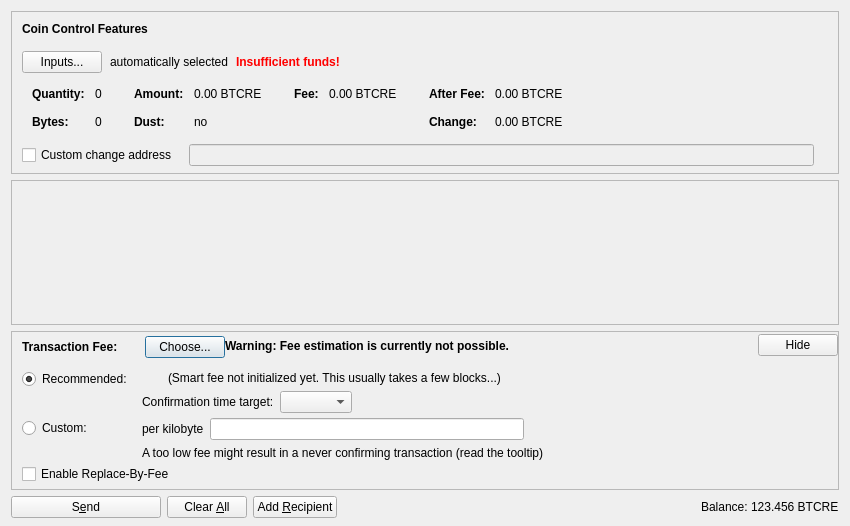
<?xml version="1.0" encoding="UTF-8"?>
<ui version="4.0">
 <class>SendCoinsDialog</class>
 <widget class="QDialog" name="SendCoinsDialog">
  <property name="geometry">
   <rect>
    <x>0</x>
    <y>0</y>
    <width>850</width>
    <height>526</height>
   </rect>
  </property>
  <property name="windowTitle">
   <string>Send Coins</string>
  </property>
  <layout class="QVBoxLayout" name="verticalLayout" stretch="0,1,0,0">
   <property name="bottomMargin">
    <number>8</number>
   </property>
   <item>
    <widget class="QFrame" name="frameCoinControl">
     <property name="sizePolicy">
      <sizepolicy hsizetype="Expanding" vsizetype="Expanding">
       <horstretch>0</horstretch>
       <verstretch>0</verstretch>
      </sizepolicy>
     </property>
     <property name="maximumSize">
      <size>
       <width>16777215</width>
       <height>16777215</height>
      </size>
     </property>
     <property name="frameShape">
      <enum>QFrame::StyledPanel</enum>
     </property>
     <property name="frameShadow">
      <enum>QFrame::Sunken</enum>
     </property>
     <layout class="QVBoxLayout" name="verticalLayoutCoinControl2">
      <property name="spacing">
       <number>0</number>
      </property>
      <property name="leftMargin">
       <number>0</number>
      </property>
      <property name="topMargin">
       <number>0</number>
      </property>
      <property name="rightMargin">
       <number>0</number>
      </property>
      <property name="bottomMargin">
       <number>6</number>
      </property>
      <item>
       <layout class="QVBoxLayout" name="verticalLayoutCoinControl" stretch="0,0,0,0,1">
        <property name="spacing">
         <number>0</number>
        </property>
        <property name="leftMargin">
         <number>10</number>
        </property>
        <property name="topMargin">
         <number>10</number>
        </property>
        <item>
         <layout class="QHBoxLayout" name="horizontalLayoutCoinControl1">
          <property name="bottomMargin">
           <number>15</number>
          </property>
          <item>
           <widget class="QLabel" name="labelCoinControlFeatures">
            <property name="sizePolicy">
             <sizepolicy hsizetype="Preferred" vsizetype="Maximum">
              <horstretch>0</horstretch>
              <verstretch>0</verstretch>
             </sizepolicy>
            </property>
            <property name="font">
             <font>
              <weight>75</weight>
              <bold>true</bold>
             </font>
            </property>
            <property name="styleSheet">
             <string notr="true">font-weight:bold;</string>
            </property>
            <property name="text">
             <string>Coin Control Features</string>
            </property>
           </widget>
          </item>
         </layout>
        </item>
        <item>
         <layout class="QHBoxLayout" name="horizontalLayoutCoinControl2" stretch="0,0,0,0">
          <property name="spacing">
           <number>8</number>
          </property>
          <property name="bottomMargin">
           <number>10</number>
          </property>
          <item>
           <widget class="QPushButton" name="pushButtonCoinControl">
            <property name="styleSheet">
             <string notr="true"/>
            </property>
            <property name="text">
             <string>Inputs...</string>
            </property>
            <property name="autoDefault">
             <bool>false</bool>
            </property>
           </widget>
          </item>
          <item>
           <widget class="QLabel" name="labelCoinControlAutomaticallySelected">
            <property name="text">
             <string>automatically selected</string>
            </property>
            <property name="margin">
             <number>5</number>
            </property>
           </widget>
          </item>
          <item>
           <widget class="QLabel" name="labelCoinControlInsuffFunds">
            <property name="font">
             <font>
              <weight>75</weight>
              <bold>true</bold>
             </font>
            </property>
            <property name="styleSheet">
             <string notr="true">color:red;font-weight:bold;</string>
            </property>
            <property name="text">
             <string>Insufficient funds!</string>
            </property>
            <property name="margin">
             <number>5</number>
            </property>
           </widget>
          </item>
          <item>
           <spacer name="horizontalSpacerCoinControl">
            <property name="orientation">
             <enum>Qt::Horizontal</enum>
            </property>
            <property name="sizeHint" stdset="0">
             <size>
              <width>40</width>
              <height>1</height>
             </size>
            </property>
           </spacer>
          </item>
         </layout>
        </item>
        <item>
         <widget class="QWidget" name="widgetCoinControl" native="true">
          <property name="sizePolicy">
           <sizepolicy hsizetype="Preferred" vsizetype="Preferred">
            <horstretch>0</horstretch>
            <verstretch>0</verstretch>
           </sizepolicy>
          </property>
          <property name="minimumSize">
           <size>
            <width>0</width>
            <height>0</height>
           </size>
          </property>
          <property name="styleSheet">
           <string notr="true"/>
          </property>
          <layout class="QHBoxLayout" name="horizontalLayoutCoinControl5">
           <property name="leftMargin">
            <number>0</number>
           </property>
           <property name="topMargin">
            <number>0</number>
           </property>
           <property name="rightMargin">
            <number>0</number>
           </property>
           <property name="bottomMargin">
            <number>0</number>
           </property>
           <item>
            <layout class="QHBoxLayout" name="horizontalLayoutCoinControl3" stretch="0,0,0,1">
             <property name="spacing">
              <number>20</number>
             </property>
             <property name="topMargin">
              <number>0</number>
             </property>
             <property name="bottomMargin">
              <number>10</number>
             </property>
             <item>
              <layout class="QFormLayout" name="formLayoutCoinControl1">
               <property name="horizontalSpacing">
                <number>10</number>
               </property>
               <property name="verticalSpacing">
                <number>14</number>
               </property>
               <property name="leftMargin">
                <number>10</number>
               </property>
               <property name="topMargin">
                <number>4</number>
               </property>
               <property name="rightMargin">
                <number>6</number>
               </property>
               <item row="0" column="0">
                <widget class="QLabel" name="labelCoinControlQuantityText">
                 <property name="font">
                  <font>
                   <weight>75</weight>
                   <bold>true</bold>
                  </font>
                 </property>
                 <property name="text">
                  <string>Quantity:</string>
                 </property>
                 <property name="margin">
                  <number>0</number>
                 </property>
                </widget>
               </item>
               <item row="0" column="1">
                <widget class="QLabel" name="labelCoinControlQuantity">
                 <property name="cursor">
                  <cursorShape>IBeamCursor</cursorShape>
                 </property>
                 <property name="contextMenuPolicy">
                  <enum>Qt::ActionsContextMenu</enum>
                 </property>
                 <property name="text">
                  <string notr="true">0</string>
                 </property>
                 <property name="margin">
                  <number>0</number>
                 </property>
                 <property name="textInteractionFlags">
                  <set>Qt::LinksAccessibleByMouse|Qt::TextSelectableByKeyboard|Qt::TextSelectableByMouse</set>
                 </property>
                </widget>
               </item>
               <item row="1" column="0">
                <widget class="QLabel" name="labelCoinControlBytesText">
                 <property name="font">
                  <font>
                   <weight>75</weight>
                   <bold>true</bold>
                  </font>
                 </property>
                 <property name="text">
                  <string>Bytes:</string>
                 </property>
                </widget>
               </item>
               <item row="1" column="1">
                <widget class="QLabel" name="labelCoinControlBytes">
                 <property name="cursor">
                  <cursorShape>IBeamCursor</cursorShape>
                 </property>
                 <property name="contextMenuPolicy">
                  <enum>Qt::ActionsContextMenu</enum>
                 </property>
                 <property name="text">
                  <string notr="true">0</string>
                 </property>
                 <property name="textInteractionFlags">
                  <set>Qt::LinksAccessibleByMouse|Qt::TextSelectableByKeyboard|Qt::TextSelectableByMouse</set>
                 </property>
                </widget>
               </item>
              </layout>
             </item>
             <item>
              <layout class="QFormLayout" name="formLayoutCoinControl2">
               <property name="horizontalSpacing">
                <number>10</number>
               </property>
               <property name="verticalSpacing">
                <number>14</number>
               </property>
               <property name="leftMargin">
                <number>6</number>
               </property>
               <property name="topMargin">
                <number>4</number>
               </property>
               <property name="rightMargin">
                <number>6</number>
               </property>
               <item row="0" column="0">
                <widget class="QLabel" name="labelCoinControlAmountText">
                 <property name="font">
                  <font>
                   <weight>75</weight>
                   <bold>true</bold>
                  </font>
                 </property>
                 <property name="text">
                  <string>Amount:</string>
                 </property>
                 <property name="margin">
                  <number>0</number>
                 </property>
                </widget>
               </item>
               <item row="0" column="1">
                <widget class="QLabel" name="labelCoinControlAmount">
                 <property name="cursor">
                  <cursorShape>IBeamCursor</cursorShape>
                 </property>
                 <property name="contextMenuPolicy">
                  <enum>Qt::ActionsContextMenu</enum>
                 </property>
                 <property name="text">
                  <string notr="true">0.00 BTCRE</string>
                 </property>
                 <property name="textInteractionFlags">
                  <set>Qt::LinksAccessibleByMouse|Qt::TextSelectableByKeyboard|Qt::TextSelectableByMouse</set>
                 </property>
                </widget>
               </item>
               <item row="1" column="0">
                <widget class="QLabel" name="labelCoinControlLowOutputText">
                 <property name="font">
                  <font>
                   <weight>75</weight>
                   <bold>true</bold>
                  </font>
                 </property>
                 <property name="text">
                  <string>Dust:</string>
                 </property>
                </widget>
               </item>
               <item row="1" column="1">
                <widget class="QLabel" name="labelCoinControlLowOutput">
                 <property name="cursor">
                  <cursorShape>IBeamCursor</cursorShape>
                 </property>
                 <property name="contextMenuPolicy">
                  <enum>Qt::ActionsContextMenu</enum>
                 </property>
                 <property name="text">
                  <string notr="true">no</string>
                 </property>
                 <property name="textInteractionFlags">
                  <set>Qt::LinksAccessibleByMouse|Qt::TextSelectableByKeyboard|Qt::TextSelectableByMouse</set>
                 </property>
                </widget>
               </item>
              </layout>
             </item>
             <item>
              <layout class="QFormLayout" name="formLayoutCoinControl3">
               <property name="horizontalSpacing">
                <number>10</number>
               </property>
               <property name="verticalSpacing">
                <number>14</number>
               </property>
               <property name="leftMargin">
                <number>6</number>
               </property>
               <property name="topMargin">
                <number>4</number>
               </property>
               <property name="rightMargin">
                <number>6</number>
               </property>
               <item row="0" column="0">
                <widget class="QLabel" name="labelCoinControlFeeText">
                 <property name="font">
                  <font>
                   <weight>75</weight>
                   <bold>true</bold>
                  </font>
                 </property>
                 <property name="text">
                  <string>Fee:</string>
                 </property>
                 <property name="margin">
                  <number>0</number>
                 </property>
                </widget>
               </item>
               <item row="0" column="1">
                <widget class="QLabel" name="labelCoinControlFee">
                 <property name="cursor">
                  <cursorShape>IBeamCursor</cursorShape>
                 </property>
                 <property name="contextMenuPolicy">
                  <enum>Qt::ActionsContextMenu</enum>
                 </property>
                 <property name="text">
                  <string notr="true">0.00 BTCRE</string>
                 </property>
                 <property name="textInteractionFlags">
                  <set>Qt::LinksAccessibleByMouse|Qt::TextSelectableByKeyboard|Qt::TextSelectableByMouse</set>
                 </property>
                </widget>
               </item>
              </layout>
             </item>
             <item>
              <layout class="QFormLayout" name="formLayoutCoinControl4">
               <property name="horizontalSpacing">
                <number>10</number>
               </property>
               <property name="verticalSpacing">
                <number>14</number>
               </property>
               <property name="leftMargin">
                <number>6</number>
               </property>
               <property name="topMargin">
                <number>4</number>
               </property>
               <property name="rightMargin">
                <number>6</number>
               </property>
               <item row="0" column="0">
                <widget class="QLabel" name="labelCoinControlAfterFeeText">
                 <property name="font">
                  <font>
                   <weight>75</weight>
                   <bold>true</bold>
                  </font>
                 </property>
                 <property name="text">
                  <string>After Fee:</string>
                 </property>
                 <property name="margin">
                  <number>0</number>
                 </property>
                </widget>
               </item>
               <item row="0" column="1">
                <widget class="QLabel" name="labelCoinControlAfterFee">
                 <property name="cursor">
                  <cursorShape>IBeamCursor</cursorShape>
                 </property>
                 <property name="contextMenuPolicy">
                  <enum>Qt::ActionsContextMenu</enum>
                 </property>
                 <property name="text">
                  <string notr="true">0.00 BTCRE</string>
                 </property>
                 <property name="textInteractionFlags">
                  <set>Qt::LinksAccessibleByMouse|Qt::TextSelectableByKeyboard|Qt::TextSelectableByMouse</set>
                 </property>
                </widget>
               </item>
               <item row="1" column="0">
                <widget class="QLabel" name="labelCoinControlChangeText">
                 <property name="font">
                  <font>
                   <weight>75</weight>
                   <bold>true</bold>
                  </font>
                 </property>
                 <property name="text">
                  <string>Change:</string>
                 </property>
                </widget>
               </item>
               <item row="1" column="1">
                <widget class="QLabel" name="labelCoinControlChange">
                 <property name="cursor">
                  <cursorShape>IBeamCursor</cursorShape>
                 </property>
                 <property name="contextMenuPolicy">
                  <enum>Qt::ActionsContextMenu</enum>
                 </property>
                 <property name="text">
                  <string notr="true">0.00 BTCRE</string>
                 </property>
                 <property name="textInteractionFlags">
                  <set>Qt::LinksAccessibleByMouse|Qt::TextSelectableByKeyboard|Qt::TextSelectableByMouse</set>
                 </property>
                </widget>
               </item>
              </layout>
             </item>
            </layout>
           </item>
          </layout>
         </widget>
        </item>
        <item>
         <layout class="QHBoxLayout" name="horizontalLayoutCoinControl4" stretch="0,0,0">
          <property name="spacing">
           <number>12</number>
          </property>
          <property name="sizeConstraint">
           <enum>QLayout::SetDefaultConstraint</enum>
          </property>
          <property name="topMargin">
           <number>5</number>
          </property>
          <property name="rightMargin">
           <number>5</number>
          </property>
          <item>
           <widget class="QCheckBox" name="checkBoxCoinControlChange">
            <property name="toolTip">
             <string>If this is activated, but the change address is empty or invalid, change will be sent to a newly generated address.</string>
            </property>
            <property name="text">
             <string>Custom change address</string>
            </property>
           </widget>
          </item>
          <item>
           <widget class="QValidatedLineEdit" name="lineEditCoinControlChange">
            <property name="enabled">
             <bool>false</bool>
            </property>
            <property name="sizePolicy">
             <sizepolicy hsizetype="Expanding" vsizetype="Fixed">
              <horstretch>0</horstretch>
              <verstretch>0</verstretch>
             </sizepolicy>
            </property>
           </widget>
          </item>
          <item>
           <widget class="QLabel" name="labelCoinControlChangeLabel">
            <property name="sizePolicy">
             <sizepolicy hsizetype="Preferred" vsizetype="Expanding">
              <horstretch>0</horstretch>
              <verstretch>0</verstretch>
             </sizepolicy>
            </property>
            <property name="minimumSize">
             <size>
              <width>0</width>
              <height>0</height>
             </size>
            </property>
            <property name="text">
             <string/>
            </property>
            <property name="margin">
             <number>3</number>
            </property>
           </widget>
          </item>
         </layout>
        </item>
        <item>
         <spacer name="verticalSpacerCoinControl">
          <property name="orientation">
           <enum>Qt::Vertical</enum>
          </property>
          <property name="sizeHint" stdset="0">
           <size>
            <width>800</width>
            <height>1</height>
           </size>
          </property>
         </spacer>
        </item>
       </layout>
      </item>
     </layout>
    </widget>
   </item>
   <item>
    <widget class="QScrollArea" name="scrollArea">
     <property name="widgetResizable">
      <bool>true</bool>
     </property>
     <widget class="QWidget" name="scrollAreaWidgetContents">
      <property name="geometry">
       <rect>
        <x>0</x>
        <y>0</y>
        <width>830</width>
        <height>104</height>
       </rect>
      </property>
      <layout class="QVBoxLayout" name="verticalLayout_2" stretch="0,1">
       <property name="leftMargin">
        <number>0</number>
       </property>
       <property name="topMargin">
        <number>0</number>
       </property>
       <property name="rightMargin">
        <number>0</number>
       </property>
       <property name="bottomMargin">
        <number>0</number>
       </property>
       <item>
        <layout class="QVBoxLayout" name="entries">
         <property name="spacing">
          <number>6</number>
         </property>
        </layout>
       </item>
       <item>
        <spacer name="verticalSpacer">
         <property name="orientation">
          <enum>Qt::Vertical</enum>
         </property>
         <property name="sizeHint" stdset="0">
          <size>
           <width>20</width>
           <height>40</height>
          </size>
         </property>
        </spacer>
       </item>
      </layout>
     </widget>
    </widget>
   </item>
   <item>
    <widget class="QFrame" name="frameFee">
     <property name="sizePolicy">
      <sizepolicy hsizetype="Expanding" vsizetype="Expanding">
       <horstretch>0</horstretch>
       <verstretch>0</verstretch>
      </sizepolicy>
     </property>
     <property name="maximumSize">
      <size>
       <width>16777215</width>
       <height>16777215</height>
      </size>
     </property>
     <property name="frameShape">
      <enum>QFrame::StyledPanel</enum>
     </property>
     <property name="frameShadow">
      <enum>QFrame::Sunken</enum>
     </property>
     <layout class="QVBoxLayout" name="verticalLayoutFee1">
      <property name="spacing">
       <number>0</number>
      </property>
      <property name="leftMargin">
       <number>0</number>
      </property>
      <property name="topMargin">
       <number>0</number>
      </property>
      <property name="rightMargin">
       <number>0</number>
      </property>
      <property name="bottomMargin">
       <number>0</number>
      </property>
      <item>
       <layout class="QVBoxLayout" name="verticalLayoutFee2" stretch="0,0,0">
        <property name="spacing">
         <number>0</number>
        </property>
        <property name="leftMargin">
         <number>10</number>
        </property>
        <property name="topMargin">
         <number>0</number>
        </property>
        <item>
         <layout class="QHBoxLayout" name="horizontalLayoutFee1">
          <property name="bottomMargin">
           <number>0</number>
          </property>
          <item>
           <layout class="QVBoxLayout" name="verticalLayoutFee7">
            <property name="spacing">
             <number>0</number>
            </property>
            <item>
             <spacer name="verticalSpacerSmartFee">
              <property name="orientation">
               <enum>Qt::Vertical</enum>
              </property>
              <property name="sizeType">
               <enum>QSizePolicy::Fixed</enum>
              </property>
              <property name="sizeHint" stdset="0">
               <size>
                <width>1</width>
                <height>4</height>
               </size>
              </property>
             </spacer>
            </item>
            <item>
             <layout class="QHBoxLayout" name="horizontalLayoutSmartFee">
              <property name="spacing">
               <number>10</number>
              </property>
              <item>
               <widget class="QLabel" name="labelFeeHeadline">
                <property name="sizePolicy">
                 <sizepolicy hsizetype="Preferred" vsizetype="Maximum">
                  <horstretch>0</horstretch>
                  <verstretch>0</verstretch>
                 </sizepolicy>
                </property>
                <property name="font">
                 <font>
                  <weight>75</weight>
                  <bold>true</bold>
                 </font>
                </property>
                <property name="styleSheet">
                 <string notr="true">font-weight:bold;</string>
                </property>
                <property name="text">
                 <string>Transaction Fee:</string>
                </property>
               </widget>
              </item>
              <item>
               <widget class="QLabel" name="labelFeeMinimized">
                <property name="text">
                 <string/>
                </property>
               </widget>
              </item>
              <item>
               <widget class="QPushButton" name="buttonChooseFee">
                <property name="text">
                 <string>Choose...</string>
                </property>
               </widget>
              </item>
             </layout>
            </item>
            <item>
             <spacer name="verticalSpacer_5">
              <property name="orientation">
               <enum>Qt::Vertical</enum>
              </property>
              <property name="sizeHint" stdset="0">
               <size>
                <width>1</width>
                <height>1</height>
               </size>
              </property>
             </spacer>
            </item>
           </layout>
          </item>
          <item>
           <widget class="QLabel" name="fallbackFeeWarningLabel">
            <property name="toolTip">
             <string>Using the fallbackfee can result in sending a transaction that will take several hours or days (or never) to confirm. Consider choosing your fee manually or wait until you have validated the complete chain.</string>
            </property>
            <property name="font">
            <font>
                <weight>75</weight>
                <bold>true</bold>
            </font>
            </property>
            <property name="text">
             <string>Warning: Fee estimation is currently not possible.</string>
            </property>
            <property name="wordWrap">
             <bool>false</bool>
            </property>
           </widget>
          </item>
          <item>
           <spacer name="horizontalSpacer_4">
            <property name="orientation">
             <enum>Qt::Horizontal</enum>
            </property>
            <property name="sizeType">
             <enum>QSizePolicy::MinimumExpanding</enum>
            </property>
            <property name="sizeHint" stdset="0">
             <size>
              <width>40</width>
              <height>20</height>
             </size>
            </property>
           </spacer>
          </item>
          <item>
           <widget class="QPushButton" name="buttonMinimizeFee">
            <property name="toolTip">
             <string>Hide transaction fee settings</string>
            </property>
            <property name="text">
             <string>Hide</string>
            </property>
           </widget>
          </item>
         </layout>
        </item>
        <item>
         <widget class="QFrame" name="frameFeeSelection">
          <layout class="QVBoxLayout" name="verticalLayoutFee12">
           <property name="spacing">
            <number>0</number>
           </property>
           <property name="leftMargin">
            <number>0</number>
           </property>
           <property name="topMargin">
            <number>0</number>
           </property>
           <property name="rightMargin">
            <number>0</number>
           </property>
           <property name="bottomMargin">
            <number>0</number>
           </property>
           <item>
            <layout class="QGridLayout" name="gridLayoutFee">
             <property name="topMargin">
              <number>10</number>
             </property>
             <property name="bottomMargin">
              <number>4</number>
             </property>
             <property name="horizontalSpacing">
              <number>10</number>
             </property>
             <property name="verticalSpacing">
              <number>4</number>
             </property>
             <item row="1" column="1">
              <layout class="QVBoxLayout" name="verticalLayoutFee8">
               <property name="spacing">
                <number>6</number>
               </property>
               <item>
                <layout class="QHBoxLayout" name="horizontalLayoutFee13">
                 <item>
                  <widget class="QLabel" name="labelCustomPerKilobyte">
                   <property name="toolTip">
                    <string>Specify a custom fee per kB (1,000 bytes) of the transaction's virtual size.

Note:  Since the fee is calculated on a per-byte basis, a fee of "100 satoshis per kB" for a transaction size of 500 bytes (half of 1 kB) would ultimately yield a fee of only 50 satoshis.</string>
                   </property>
                   <property name="text">
                    <string>per kilobyte</string>
                   </property>
                  </widget>
                 </item>
                 <item>
                  <widget class="BitcoinReloadAmountField" name="customFee"/>
                 </item>
                 <item>
                  <spacer name="horizontalSpacer_6">
                   <property name="orientation">
                    <enum>Qt::Horizontal</enum>
                   </property>
                   <property name="sizeHint" stdset="0">
                    <size>
                     <width>1</width>
                     <height>1</height>
                    </size>
                   </property>
                  </spacer>
                 </item>
                </layout>
               </item>
               <item>
                <layout class="QHBoxLayout" name="horizontalLayoutFee8">
                 <item>
                  <widget class="QLabel" name="labelCustomFeeWarning">
                   <property name="enabled">
                    <bool>true</bool>
                   </property>
                   <property name="toolTip">
                    <string>When there is less transaction volume than space in the blocks, miners as well as relaying nodes may enforce a minimum fee. Paying only this minimum fee is just fine, but be aware that this can result in a never confirming transaction once there is more demand for bitcoinreload transactions than the network can process.</string>
                   </property>
                   <property name="text">
                    <string>A too low fee might result in a never confirming transaction (read the tooltip)</string>
                   </property>
                  </widget>
                 </item>
                 <item>
                  <spacer name="horizontalSpacer_2">
                   <property name="orientation">
                    <enum>Qt::Horizontal</enum>
                   </property>
                   <property name="sizeHint" stdset="0">
                    <size>
                     <width>1</width>
                     <height>1</height>
                    </size>
                   </property>
                  </spacer>
                 </item>
                </layout>
               </item>
              </layout>
             </item>
             <item row="0" column="0">
              <layout class="QVBoxLayout" name="verticalLayoutFee4" stretch="0,1">
               <item>
                <widget class="QRadioButton" name="radioSmartFee">
                 <property name="text">
                  <string>Recommended:</string>
                 </property>
                 <property name="checked">
                  <bool>true</bool>
                 </property>
                 <attribute name="buttonGroup">
                  <string notr="true">groupFee</string>
                 </attribute>
                </widget>
               </item>
               <item>
                <spacer name="verticalSpacer_2">
                 <property name="orientation">
                  <enum>Qt::Vertical</enum>
                 </property>
                 <property name="sizeHint" stdset="0">
                  <size>
                   <width>1</width>
                   <height>1</height>
                  </size>
                 </property>
                </spacer>
               </item>
              </layout>
             </item>
             <item row="1" column="0">
              <layout class="QVBoxLayout" name="verticalLayoutFee9" stretch="0,1">
               <item>
                <widget class="QRadioButton" name="radioCustomFee">
                 <property name="text">
                  <string>Custom:</string>
                 </property>
                 <attribute name="buttonGroup">
                  <string notr="true">groupFee</string>
                 </attribute>
                </widget>
               </item>
               <item>
                <spacer name="verticalSpacer_6">
                 <property name="orientation">
                  <enum>Qt::Vertical</enum>
                 </property>
                 <property name="sizeHint" stdset="0">
                  <size>
                   <width>1</width>
                   <height>1</height>
                  </size>
                 </property>
                </spacer>
               </item>
              </layout>
             </item>
             <item row="0" column="1">
              <layout class="QVBoxLayout" name="verticalLayoutFee3" stretch="0,0,1">
               <property name="spacing">
                <number>6</number>
               </property>
               <property name="topMargin">
                <number>2</number>
               </property>
               <item>
                <layout class="QHBoxLayout" name="horizontalLayoutFee12">
                 <item>
                  <widget class="QLabel" name="labelSmartFee">
                   <property name="text">
                    <string/>
                   </property>
                  </widget>
                 </item>
                 <item>
                  <widget class="QLabel" name="labelFeeEstimation">
                   <property name="text">
                    <string/>
                   </property>
                  </widget>
                 </item>
                 <item>
                  <widget class="QLabel" name="labelSmartFee2">
                   <property name="text">
                    <string>(Smart fee not initialized yet. This usually takes a few blocks...)</string>
                   </property>
                  </widget>
                 </item>
                 <item>
                  <spacer name="horizontalSpacer_5">
                   <property name="orientation">
                    <enum>Qt::Horizontal</enum>
                   </property>
                   <property name="sizeHint" stdset="0">
                    <size>
                     <width>1</width>
                     <height>1</height>
                    </size>
                   </property>
                  </spacer>
                 </item>
                </layout>
               </item>
               <item>
                <layout class="QHBoxLayout" name="horizontalLayoutFee9">
                 <item>
                  <layout class="QVBoxLayout" name="verticalLayoutFee6">
                   <item>
                    <widget class="QLabel" name="labelSmartFee3">
                     <property name="text">
                      <string>Confirmation time target:</string>
                     </property>
                    </widget>
                   </item>
                  </layout>
                 </item>
                 <item>
                  <layout class="QVBoxLayout" name="verticalLayoutFee5">
                   <property name="rightMargin">
                    <number>30</number>
                   </property>
                   <item>
                    <layout class="QHBoxLayout" name="horizontalLayoutConfTarget">
                     <property name="bottomMargin">
                      <number>0</number>
                     </property>
                     <item>
                      <widget class="QComboBox" name="confTargetSelector"/>
                     </item>
                     <item>
                      <spacer name="horizontalSpacerConfTarget">
                       <property name="orientation">
                        <enum>Qt::Horizontal</enum>
                       </property>
                       <property name="sizeHint" stdset="0">
                        <size>
                         <width>40</width>
                         <height>20</height>
                        </size>
                       </property>
                      </spacer>
                     </item>
                    </layout>
                   </item>
                  </layout>
                 </item>
                </layout>
               </item>
               <item>
                <spacer name="verticalSpacer_4">
                 <property name="orientation">
                  <enum>Qt::Vertical</enum>
                 </property>
                 <property name="sizeHint" stdset="0">
                  <size>
                   <width>1</width>
                   <height>1</height>
                  </size>
                 </property>
                </spacer>
               </item>
              </layout>
             </item>
            </layout>
           </item>
           <item>
            <widget class="QCheckBox" name="optInRBF">
             <property name="text">
              <string>Enable Replace-By-Fee</string>
             </property>
             <property name="toolTip">
              <string>With Replace-By-Fee (BIP-125) you can increase a transaction's fee after it is sent. Without this, a higher fee may be recommended to compensate for increased transaction delay risk.</string>
             </property>
            </widget>
           </item>
          </layout>
         </widget>
        </item>
        <item>
         <spacer name="verticalSpacerFee">
          <property name="orientation">
           <enum>Qt::Vertical</enum>
          </property>
          <property name="sizeHint" stdset="0">
           <size>
            <width>40</width>
            <height>5</height>
           </size>
          </property>
         </spacer>
        </item>
       </layout>
      </item>
     </layout>
    </widget>
   </item>
   <item>
    <layout class="QHBoxLayout" name="horizontalLayout">
     <item>
      <widget class="QPushButton" name="sendButton">
       <property name="minimumSize">
        <size>
         <width>150</width>
         <height>0</height>
        </size>
       </property>
       <property name="toolTip">
        <string>Confirm the send action</string>
       </property>
       <property name="text">
        <string>S&amp;end</string>
       </property>
       <property name="icon">
        <iconset resource="../bitcoinreload.qrc">
         <normaloff>:/icons/send</normaloff>:/icons/send</iconset>
       </property>
       <property name="autoDefault">
        <bool>false</bool>
       </property>
       <property name="default">
        <bool>false</bool>
       </property>
      </widget>
     </item>
     <item>
      <widget class="QPushButton" name="clearButton">
       <property name="sizePolicy">
        <sizepolicy hsizetype="Minimum" vsizetype="Fixed">
         <horstretch>0</horstretch>
         <verstretch>0</verstretch>
        </sizepolicy>
       </property>
       <property name="toolTip">
        <string>Clear all fields of the form.</string>
       </property>
       <property name="text">
        <string>Clear &amp;All</string>
       </property>
       <property name="icon">
        <iconset resource="../bitcoinreload.qrc">
         <normaloff>:/icons/remove</normaloff>:/icons/remove</iconset>
       </property>
       <property name="autoDefault">
        <bool>false</bool>
       </property>
      </widget>
     </item>
     <item>
      <widget class="QPushButton" name="addButton">
       <property name="toolTip">
        <string>Send to multiple recipients at once</string>
       </property>
       <property name="text">
        <string>Add &amp;Recipient</string>
       </property>
       <property name="icon">
        <iconset resource="../bitcoinreload.qrc">
         <normaloff>:/icons/add</normaloff>:/icons/add</iconset>
       </property>
       <property name="autoDefault">
        <bool>false</bool>
       </property>
      </widget>
     </item>
     <item>
      <spacer name="horizontalSpacer">
       <property name="orientation">
        <enum>Qt::Horizontal</enum>
       </property>
       <property name="sizeHint" stdset="0">
        <size>
         <width>40</width>
         <height>20</height>
        </size>
       </property>
      </spacer>
     </item>
     <item>
      <layout class="QHBoxLayout" name="horizontalLayout_2">
       <property name="spacing">
        <number>3</number>
       </property>
       <item>
        <widget class="QLabel" name="labelBalanceName">
         <property name="sizePolicy">
          <sizepolicy hsizetype="Preferred" vsizetype="Fixed">
           <horstretch>0</horstretch>
           <verstretch>0</verstretch>
          </sizepolicy>
         </property>
         <property name="text">
          <string>Balance:</string>
         </property>
        </widget>
       </item>
       <item>
        <widget class="QLabel" name="labelBalance">
         <property name="sizePolicy">
          <sizepolicy hsizetype="Preferred" vsizetype="Fixed">
           <horstretch>0</horstretch>
           <verstretch>0</verstretch>
          </sizepolicy>
         </property>
         <property name="cursor">
          <cursorShape>IBeamCursor</cursorShape>
         </property>
         <property name="text">
          <string notr="true">123.456 BTCRE</string>
         </property>
         <property name="textInteractionFlags">
          <set>Qt::LinksAccessibleByMouse|Qt::TextSelectableByKeyboard|Qt::TextSelectableByMouse</set>
         </property>
        </widget>
       </item>
      </layout>
     </item>
    </layout>
   </item>
  </layout>
 </widget>
 <customwidgets>
  <customwidget>
   <class>QValidatedLineEdit</class>
   <extends>QLineEdit</extends>
   <header>qt/qvalidatedlineedit.h</header>
  </customwidget>
  <customwidget>
   <class>BitcoinReloadAmountField</class>
   <extends>QLineEdit</extends>
   <header>qt/bitcoinreloadamountfield.h</header>
   <container>1</container>
  </customwidget>
 </customwidgets>
 <resources>
  <include location="../bitcoinreload.qrc"/>
 </resources>
 <connections/>
 <buttongroups>
  <buttongroup name="groupFee"/>
 </buttongroups>
</ui>
